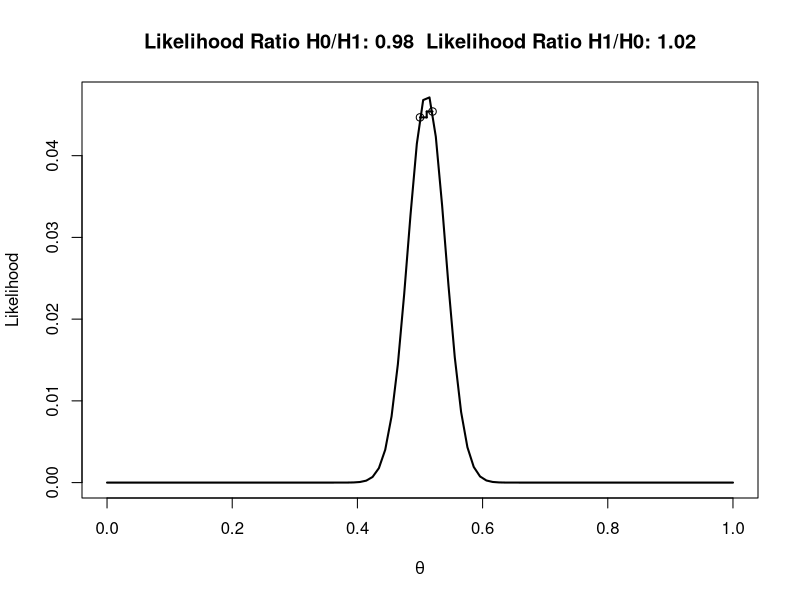

The R script that drew this image:
#Calculate the likelihood ratio----
n<-280 #set total trials
x<-143 #set successes
H0 <- .5 #specify one hypothesis you want to compare with the likihood ratio
H1 <-0.52 #specify another hypothesis you want to compare with the likihood ratio (you can use 1/20, or 0.05)
dbinom(x,n,H0)/dbinom(x,n,H1) #Returns the likelihood ratio of H0 over H1
dbinom(x,n,H1)/dbinom(x,n,H0) #Returns the likelihood ratio of H1 over H0

theta<- seq(0,1,len=100) #create theta variable, from 0 to 1
like <- dbinom(x,n,theta)
#png(file="LikRatio.png",width=4000,height=3000, , units = "px", res = 900)
plot(theta,like,type='l',xlab=expression(theta), ylab='Likelihood', lwd=2)
points(H0,dbinom(x,n,H0))
points(H1,dbinom(x,n,H1))
segments(H0, dbinom(x,n,H0), x/n, dbinom(x,n,H0), lty=2, lwd=2)
segments(H1, dbinom(x,n,H1), x/n, dbinom(x,n,H1), lty=2, lwd=2)
segments(x/n, dbinom(x,n,H0), x/n, dbinom(x,n,H1), lwd=2)
title(paste('Likelihood Ratio H0/H1:',round(dbinom(x,n,H0)/dbinom(x,n,H1),digits=2)," Likelihood Ratio H1/H0:",round(dbinom(x,n,H1)/dbinom(x,n,H0),digits=2)))
#dev.off()

#Š Daniel Lakens, 2016. 
# This work is licensed under a Creative Commons Attribution-NonCommercial-ShareAlike 4.0 International License. https://creativecommons.org/licenses/by-nc-sa/4.0/
  

